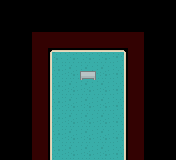

Below is a game level as drawn by its tile map, then a one-line description and the .tmx that defines it (tile-layer data replaced by summaries):
An orthogonal 11x10 tile map with 16x16 px tiles, 3 tile layers (Tile Layer 1, Tile Layer 3, collisions), 3 tilesets.

<map version="1.0" orientation="orthogonal" renderorder="right-down" width="11" height="10" tilewidth="16" tileheight="16" nextobjectid="1">
 <tileset firstgid="1" source="roguelikeSheet_transparent.tsx" />
 <tileset firstgid="1768" source="roguelikeIndoor_transparent.tsx" />
 <tileset firstgid="2236" source="meta_tiles.tsx" />
 <layer name="Tile Layer 1" width="11" height="10">
  <data>[110 cells, 35 non-empty, 6 distinct tile ids]</data>
 </layer>
 <layer name="Tile Layer 3" width="11" height="10">
  <data>[110 cells, 1 non-empty, 1 distinct tile ids]</data>
 </layer>
 <objectgroup name="player" />
 <layer name="collisions" width="11" height="10">
  <data>[110 cells, 21 non-empty, 1 distinct tile ids]</data>
 </layer>
</map>
